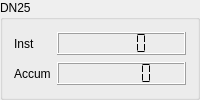
        <widget class="QGroupBox" name="gBox_StdDN25">
         <property name="title">
          <string>DN25</string>
         </property>
         <layout class="QGridLayout" name="gridLayout_11">
          <item row="0" column="0">
           <widget class="QLabel" name="label_10">
            <property name="sizePolicy">
             <sizepolicy hsizetype="Fixed" vsizetype="Preferred">
              <horstretch>0</horstretch>
              <verstretch>0</verstretch>
             </sizepolicy>
            </property>
            <property name="minimumSize">
             <size>
              <width>30</width>
              <height>20</height>
             </size>
            </property>
            <property name="text">
             <string>Inst</string>
            </property>
           </widget>
          </item>
          <item row="0" column="1">
           <widget class="QLCDNumber" name="lcdInstStdMeter_25">
            <property name="sizePolicy">
             <sizepolicy hsizetype="Preferred" vsizetype="Fixed">
              <horstretch>0</horstretch>
              <verstretch>0</verstretch>
             </sizepolicy>
            </property>
            <property name="minimumSize">
             <size>
              <width>40</width>
              <height>0</height>
             </size>
            </property>
            <property name="numDigits">
             <number>5</number>
            </property>
            <property name="segmentStyle">
             <enum>QLCDNumber::Flat</enum>
            </property>
           </widget>
          </item>
          <item row="1" column="0">
           <widget class="QLabel" name="label_12">
            <property name="sizePolicy">
             <sizepolicy hsizetype="Fixed" vsizetype="Preferred">
              <horstretch>0</horstretch>
              <verstretch>0</verstretch>
             </sizepolicy>
            </property>
            <property name="minimumSize">
             <size>
              <width>30</width>
              <height>20</height>
             </size>
            </property>
            <property name="text">
             <string>Accum</string>
            </property>
           </widget>
          </item>
          <item row="1" column="1">
           <widget class="QLCDNumber" name="lcdAccumStdMeter_25">
            <property name="sizePolicy">
             <sizepolicy hsizetype="Preferred" vsizetype="Fixed">
              <horstretch>0</horstretch>
              <verstretch>0</verstretch>
             </sizepolicy>
            </property>
            <property name="minimumSize">
             <size>
              <width>40</width>
              <height>0</height>
             </size>
            </property>
            <property name="numDigits">
             <number>6</number>
            </property>
            <property name="segmentStyle">
             <enum>QLCDNumber::Flat</enum>
            </property>
           </widget>
          </item>
         </layout>
         <zorder>lcdAccumStdMeter_25</zorder>
         <zorder>lcdInstStdMeter_25</zorder>
         <zorder>label_10</zorder>
         <zorder>label_12</zorder>
        </widget>
